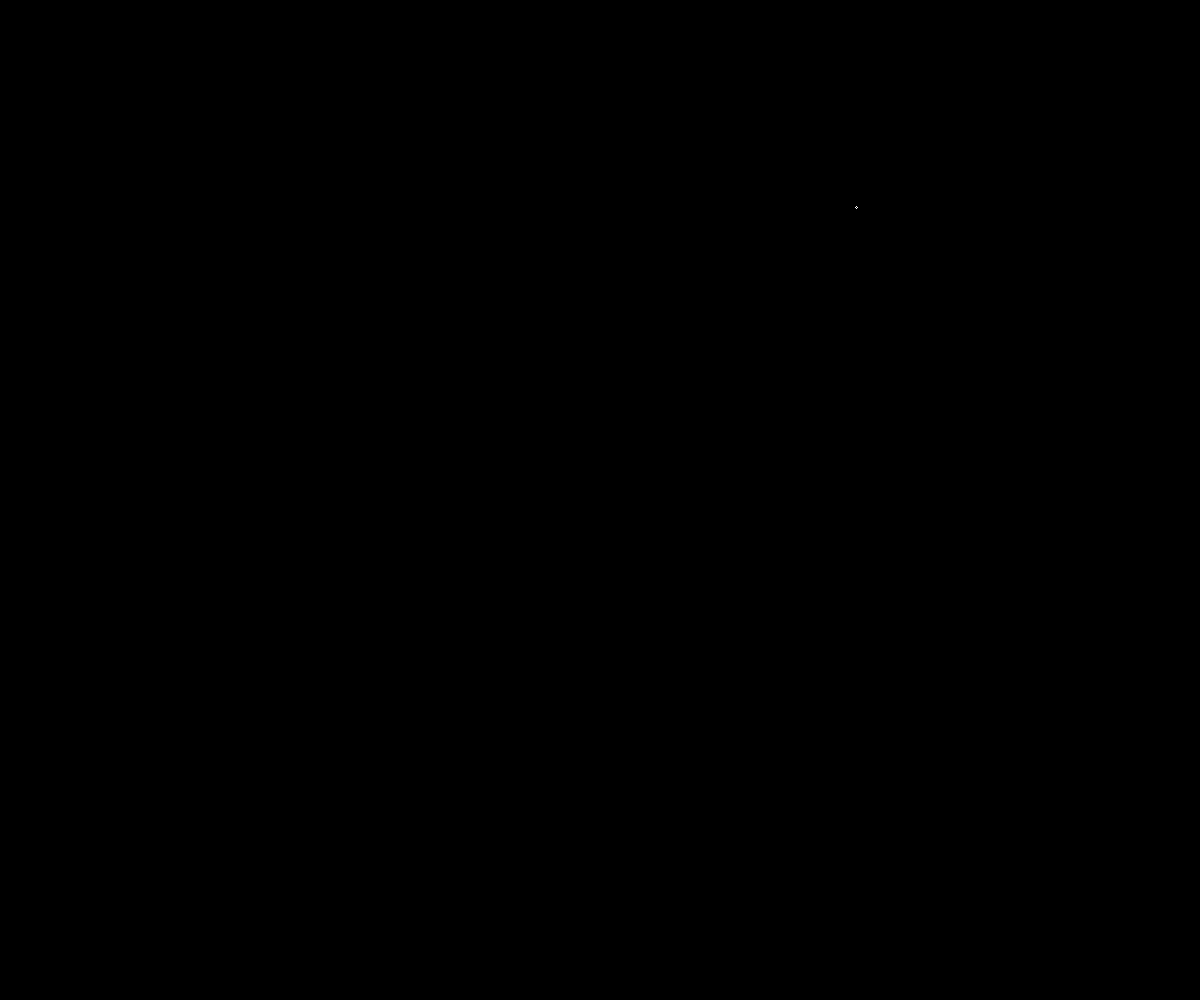
Frame 1 (no input)
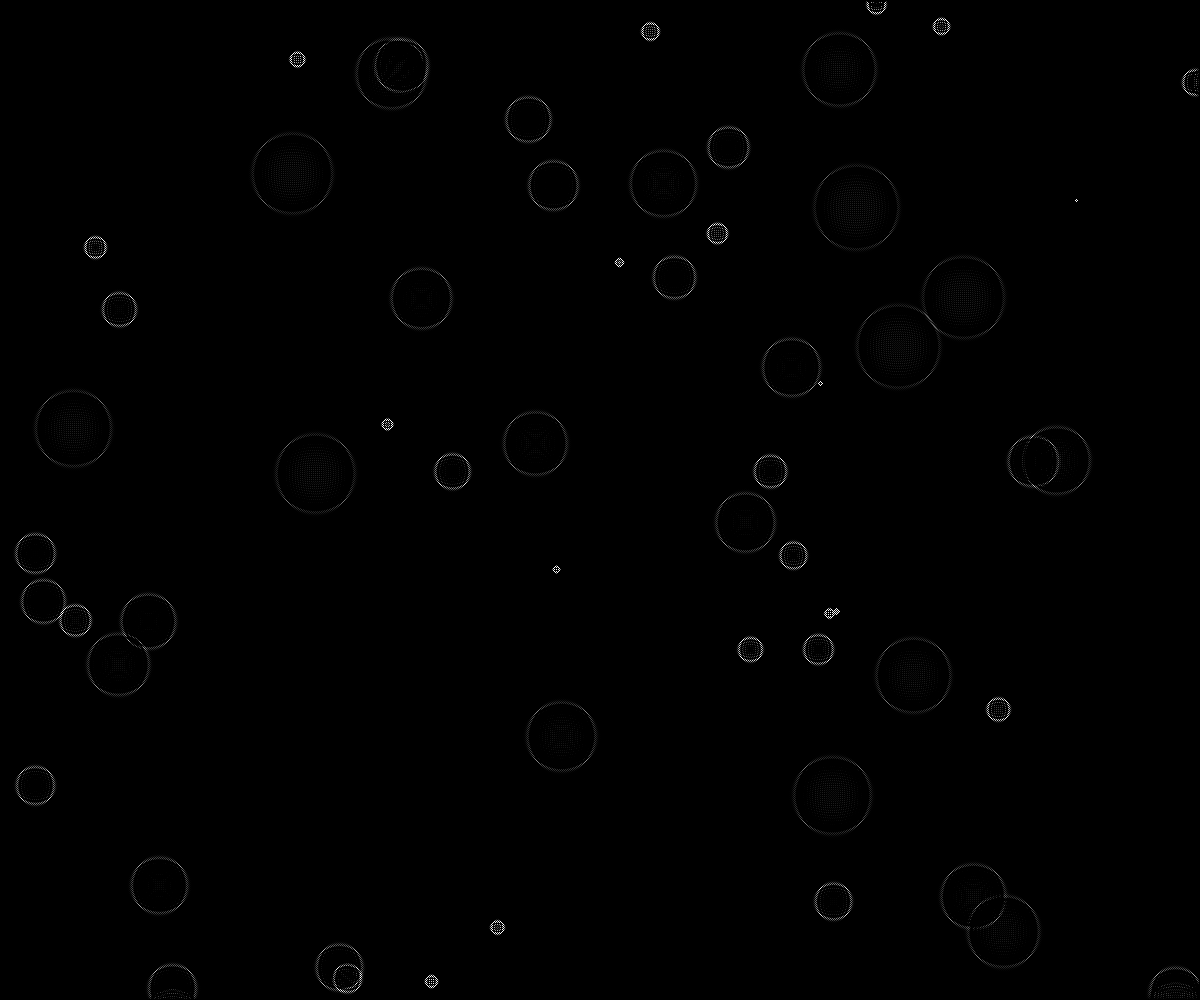
Frame 60 (no input)
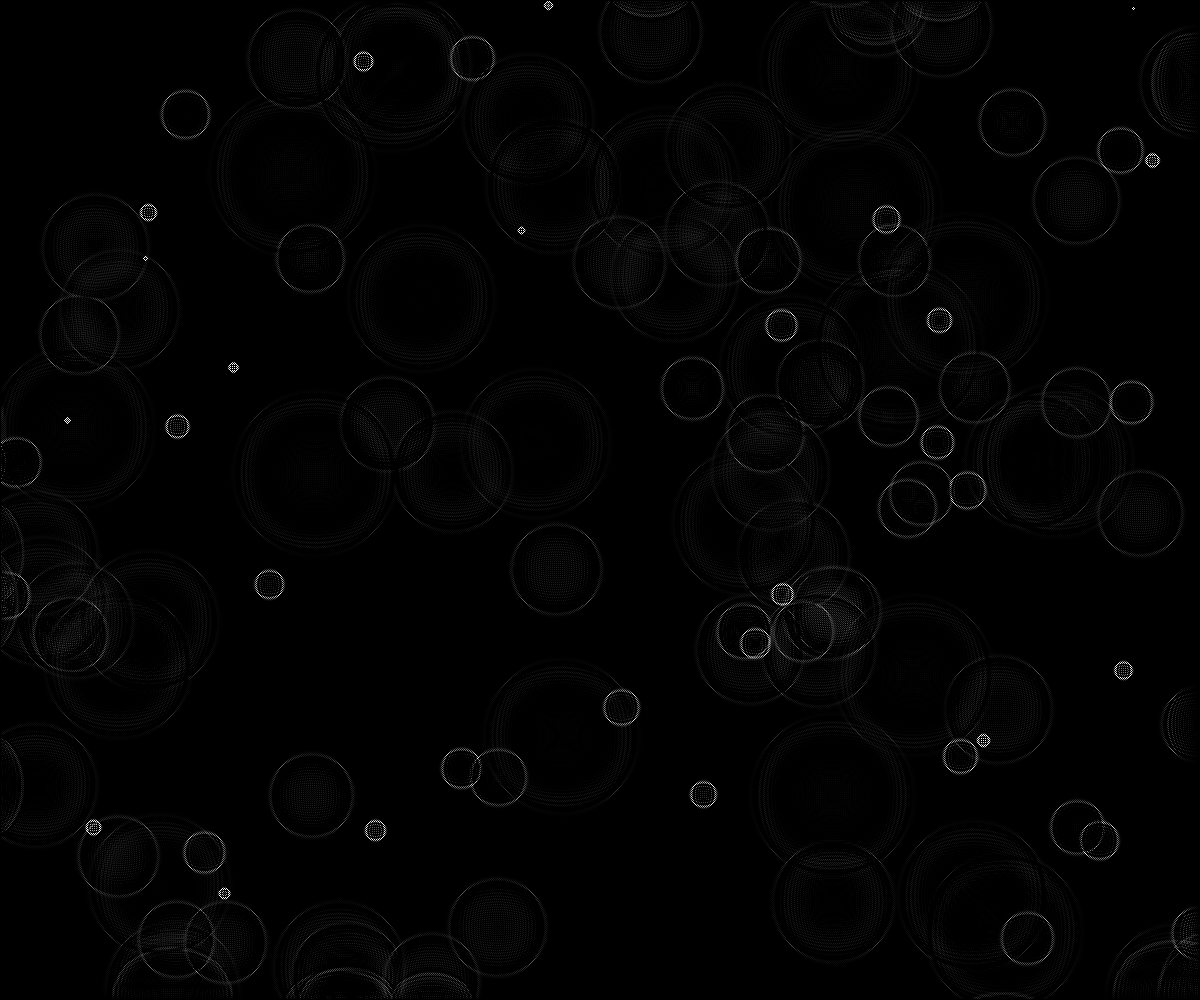
Frame 120 (the mouse pressed at the canvas centre since frame 60)

The p5.js sketch that drew these frames (run headless with seeded random() and noise() and a simulated clock; from frame 60 on, the mouse is pressed at the canvas centre):

// p5.js sketch
// ── sketch.js
/**
 * attempt to simulate 2D water ripples
 * https://web.archive.org/web/20160418004149/http://freespace.virgin.net/hugo.elias/graphics/x_water.htm
 * https://www.youtube.com/watch?v=DKGodqDs9sA
 */

let cols, rows, current, previous

const dampening = 0.99

function setup() {
  createCanvas(windowWidth, windowHeight)
  pixelDensity(1)

  cols = width
  rows = height

  current  = new Array(cols).fill(0).map(n => new Array(rows).fill(0))
  previous = new Array(cols).fill(0).map(n => new Array(rows).fill(0))
}

function draw() {
  background(0)
  waterRipple()
}

function mouseDragged () {
  previous[mouseX][mouseY] = 1000
}

function waterRipple () {
  previous[floor(random(1, width - 1))][floor(random(1, height - 1))] = 2000


  loadPixels()
  for (let i = 1; i < cols - 1; i++) {
    for (let j = 1; j < rows - 1; j++) {
      current[i][j] = (
        previous[i - 1][j] +
        previous[i + 1][j] +
        previous[i][j - 1] +
        previous[i][j + 1]) /
        2 - current[i][j]

      // Damping
      current[i][j] = current[i][j] * dampening

      // Unlike in Processing, the pixels array in p5.js has 4 entries
      // for each pixel, so we have to multiply the index by 4 and then
      // set the entries for each color component separately.
      let index = (i + j * cols) * 4
      pixels[index + 0] = current[i][j]
      pixels[index + 1] = current[i][j]
      pixels[index + 2] = current[i][j]
      pixels[index + 3] = 255
    }
  }
  updatePixels()

  // Swapping arrays
  const temp = previous
  previous = current
  current = temp
}
